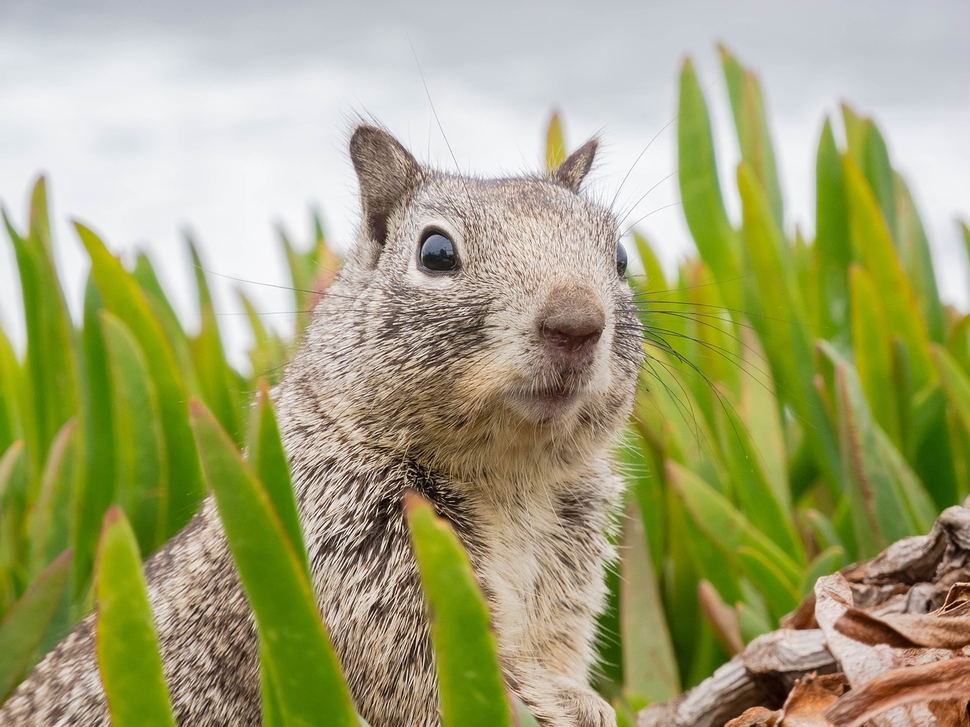
#> input picture LV6/example.png, 970 x 727 px, shrunk from 1280 x 960 before the run
$ python zad5.py
#> lines starting #> are read from the running program, lines starting #| are printed output that depends on the picture
import numpy as np
import matplotlib.pyplot as plt
from sklearn.cluster import KMeans
from PIL import Image

# Učitavanje slike
image = Image.open('example.png')
#> image is the input picture: PIL image 970x727 RGB; mean R, G, B 164, 164.4, 118
image_array = np.array(image)

# Pretvaranje 3D slike u 2D matricu piksela
height, width, depth = image_array.shape
#> height = 727; width = 970; depth = 3
image_array_2d = image_array.reshape((height * width, depth))

# Primjena KMeans algoritma za kvantizaciju boja
n_colors = 8
kmeans = KMeans(n_clusters=n_colors)
kmeans.fit(image_array_2d)
labels = kmeans.predict(image_array_2d)
centroids = kmeans.cluster_centers_
quantized_image_array_2d = centroids[labels].reshape((height, width, depth))
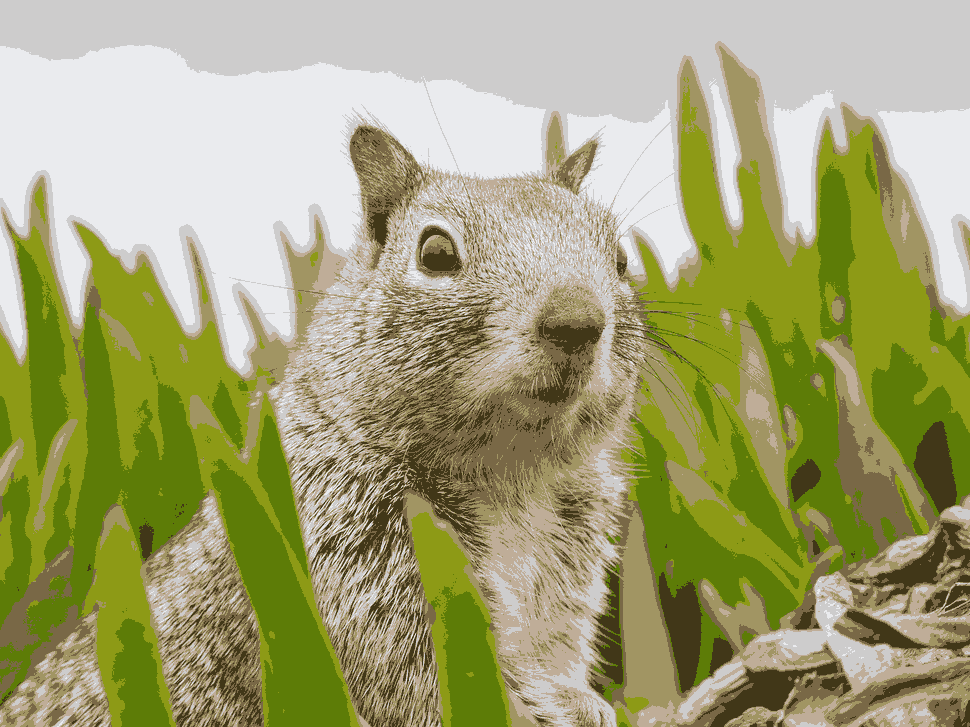
#> quantized_image_array_2d: shape (727, 970, 3) float64; mean of channels 0, 1, 2 164.1, 164.5, 118; drawn as R, G, B

# Prikaz originalne i kvantizirane slike
plt.figure(figsize=(10, 5))

# Originalna slika
plt.subplot(1, 2, 1)
plt.imshow(image)
plt.title('Originalna slika')
plt.axis('off')

# Kvantizirana slika
plt.subplot(1, 2, 2)
plt.imshow(quantized_image_array_2d.astype(np.uint8))
plt.title('Kvantizirana slika')
plt.axis('off')

plt.show()
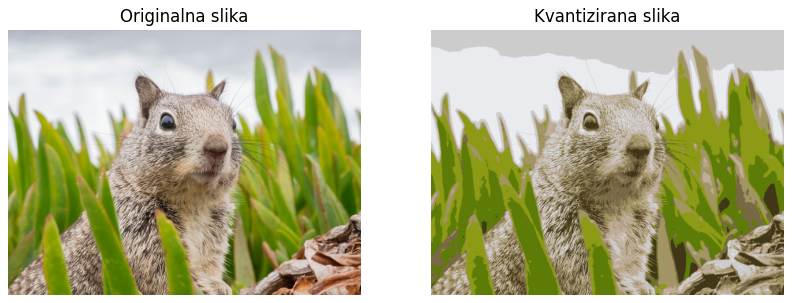
#> figure drawn by matplotlib, 2 panels
